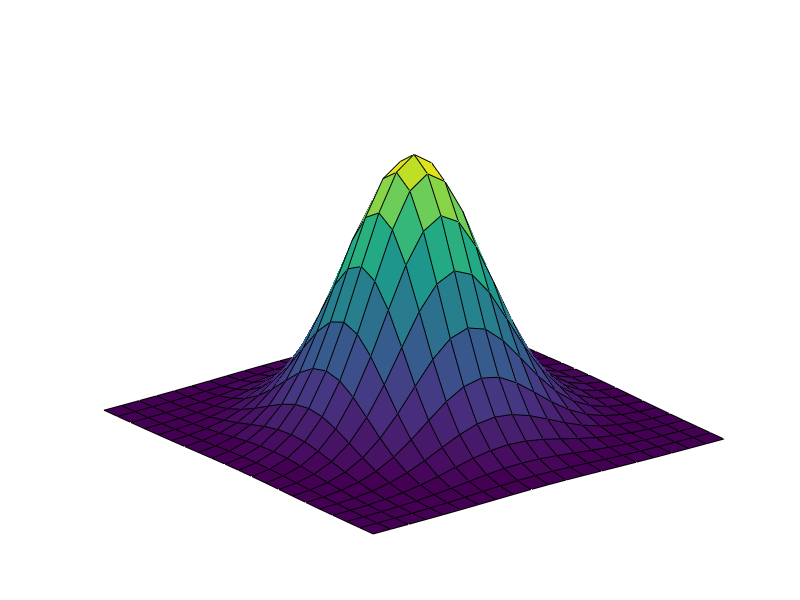

Here is the MATLAB script that generated this plot: (Note: this script raises an error after producing the figure.)
%% Shallow Water Chapter Recap
% This is an executable program that illustrates the statements
% introduced in the Shallow Water Chapter of "Experiments in MATLAB".
% You can access it with
%
% water_recap
% edit water_recap
% publish water_recap
%
% Related EXM programs
%
% waterwave
%% Finite Differences
% A simple example of the grid operations in waterwave.
5
%% Create a two dimensional grid.
m = 21;
[x,y] = ndgrid(-1: 2/(m-1): 1);
%% The water drop function from waterwave.
U = exp(-5*(x.^2+y.^2));
%% Surf plot of the function
clf
shg
h = surf(x,y,U);
axis off
ax = axis;
%% Colormap
c = (37:100);
cyan = [0*c c c]/100;
colormap(cyan)
pause(1)
%% Indices in the four compass directions.
n = [2:m m];
e = n;
s = [1 1:m-1];
w = s;
%% A relation parameter. Try other values.
% Experiment with omega slightly greater than one.
omega = 1;
%% Relax.
% Repeatedly replace grid values by relaxed average of four neighbors.
tfinal = 500;
for t = 1:tfinal
U = (1-omega)*U + omega*(U(n,:)+U(:,e)+U(s,:)+U(:,w))/4;
set(h,zdata,U);
axis(ax)
drawnow
end
